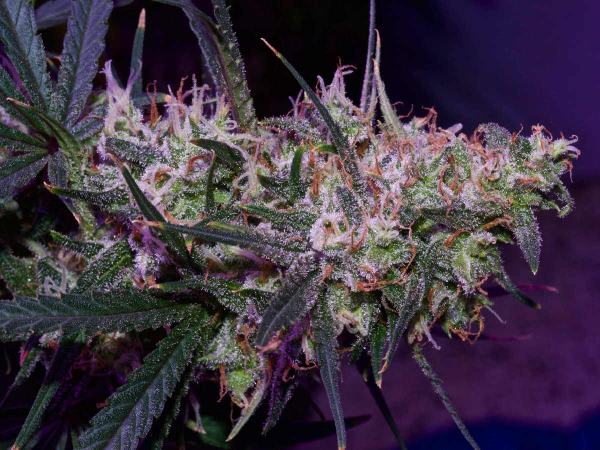
#> input picture goodweed.jpg, 1200 x 900 px (shown at 1/2 size)
$ python demo.py   (older library calls are emulated)
#> lines starting #> are read from the running program, lines starting #| are printed output that depends on the picture; after the words box and inside, x2 and y2 are one past the last pixel; in counts of white or black regions, pixels touching at a corner belong together
#> further down, image is the input picture: shape (900, 1200, 3); mean B, G, R 67.2, 53, 63.9
from __future__ import division
import cv2
#to show the image
from matplotlib import pyplot as plt
import numpy as np
from math import cos, sin

green = (0, 255, 0)

def show(image):
    # Figure size in inches
    plt.figure(figsize=(10, 10))

    # Show image, with nearest neighbour interpolation
    plt.imshow(image, interpolation='nearest')

def overlay_mask(mask, image):
	#make the mask rgb
    rgb_mask = cv2.cvtColor(mask, cv2.COLOR_GRAY2RGB)
    #calculates the weightes sum of two arrays. in our case image arrays
    #input, how much to weight each.
    #optional depth value set to 0 no need
    img = cv2.addWeighted(rgb_mask, 0.5, image, 0.5, 0)
    return img

# def find_biggest_contour(image):
def find_contours(image):
    # Copy
    image = image.copy()
    #input, gives all the contours, contour approximation compresses horizontal,
    #vertical, and diagonal segments and leaves only their end points. For example,
    #an up-right rectangular contour is encoded with 4 points.
    #Optional output vector, containing information about the image topology.
    #It has as many elements as the number of contours.
    #we dont need it
    contours, hierarchy = cv2.findContours(image, cv2.RETR_LIST, cv2.CHAIN_APPROX_SIMPLE)

    mask = np.zeros(image.shape, np.uint8)
    # cv2.drawContours(mask, [biggest_contour], -1, 255, -1)
    cv2.drawContours(mask, contours, -1, 255, -1)
    return contours, mask

def circle_contours(image, contours):
    # Bounding ellipse
    image_with_ellipse = image.copy()

    for contour in contours:
        #easy function
        if (len(contour) > 4):
            ellipse = cv2.fitEllipse(contour)
            #add it
            cv2.ellipse(image_with_ellipse, ellipse, green, 2, cv2.CV_AA)
    return image_with_ellipse

def find_strawberry(image):
    #RGB stands for Red Green Blue. Most often, an RGB color is stored
    #in a structure or unsigned integer with Blue occupying the least
    #second least, and Red the third least. BGR is the same, except the
    #order of areas is reversed. Red occupies the least significant area,
    # Green the second (still), and Blue the third.
    # we'll be manipulating pixels directly
    #most compatible for the transofrmations we're about to do
    image = cv2.cvtColor(image, cv2.COLOR_BGR2RGB)

    # Make a consistent size
    #get largest dimension
    max_dimension = max(image.shape)
#> max_dimension = 1200
    #The maximum window size is 700 by 660 pixels. make it fit in that
    scale = 700/max_dimension
#> scale = 0.583
    #resize it. same width and hieght none since output is 'image'.
    image = cv2.resize(image, None, fx=scale, fy=scale)
#> image: shape (525, 700, 3)

    #we want to eliminate noise from our image. clean. smooth colors without
    #dots
    # Blurs an image using a Gaussian filter. input, kernel size, how much to filter, empty)
    image_blur = cv2.GaussianBlur(image, (7, 7), 0)
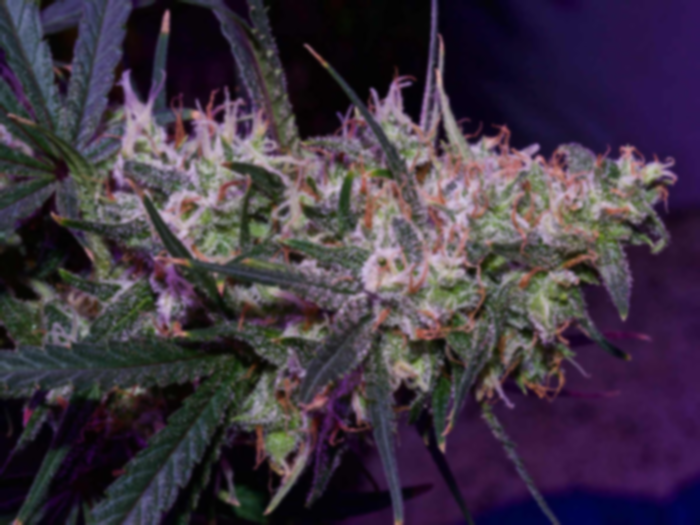
#> image_blur: shape (525, 700, 3); mean R, G, B 63.8, 52.9, 67.1
    #t unlike RGB, HSV separates luma, or the image intensity, from
    # chroma or the color information.
    #just want to focus on color, segmentation
    image_blur_hsv = cv2.cvtColor(image_blur, cv2.COLOR_RGB2HSV)
#> image_blur_hsv: shape (525, 700, 3); mean H, S, V 108.6, 108.4, 73.8

    # Filter by colour
    # 0-10 hue
    #minimum red amount, max red amount
    max_green = np.array([127, 124, 79])
    min_green = np.array([0, 0, 0])
    #layer
    mask1 = cv2.inRange(image_blur_hsv, min_green, max_green)
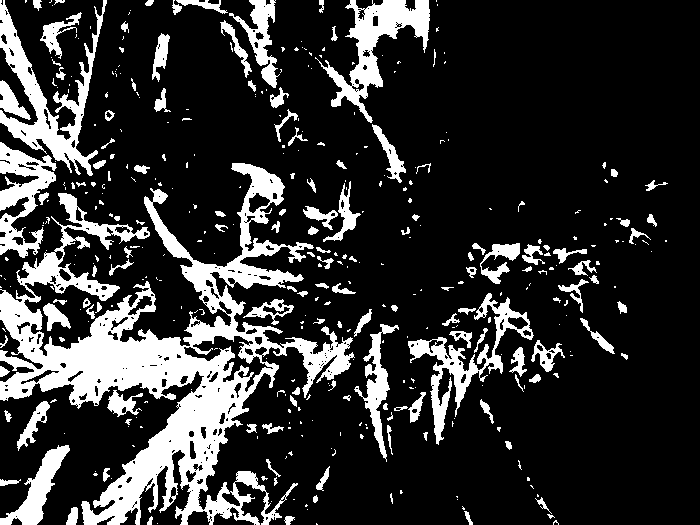
#> mask1: shape (525, 700); 19.6% white; 395 white regions (260 under 20 px), largest, box (x1, y1, x2, y2) and area: (0, 163, 355, 525) 36212, (0, 0, 107, 176) 4975, (315, 0, 430, 123) 4159

    #birghtness of a color is hue
    # 170-180 hue
    min_red2 = np.array([170, 100, 80])
    max_red2 = np.array([180, 256, 256])
    mask2 = cv2.inRange(image_blur_hsv, min_red2, max_red2)
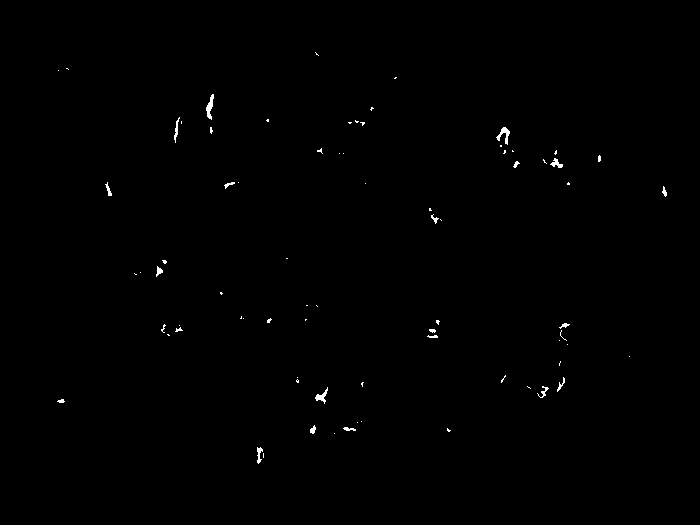
#> mask2: shape (525, 700); 0.33% white in thin lines or dots, all inside (x1, y1, x2, y2) = (57, 52, 667, 464)

    #looking for what is in both ranges
    # Combine masks
    mask = mask1 + mask2
#> mask: shape (525, 700); 19.9% white; 458 white regions (303 under 20 px), largest, box (x1, y1, x2, y2) and area: (0, 163, 355, 525) 36220, (0, 0, 107, 176) 4975, (315, 0, 430, 123) 4159

    # Clean up
    #we want to circle our strawberry so we'll circle it with an ellipse
    #with a shape of 15x15
    kernel = cv2.getStructuringElement(cv2.MORPH_ELLIPSE, (15, 15))
    #morph the image. closing operation Dilation followed by Erosion.
    #It is useful in closing small holes inside the foreground objects,
    #or small black points on the object.
    mask_closed = cv2.morphologyEx(mask, cv2.MORPH_CLOSE, kernel)
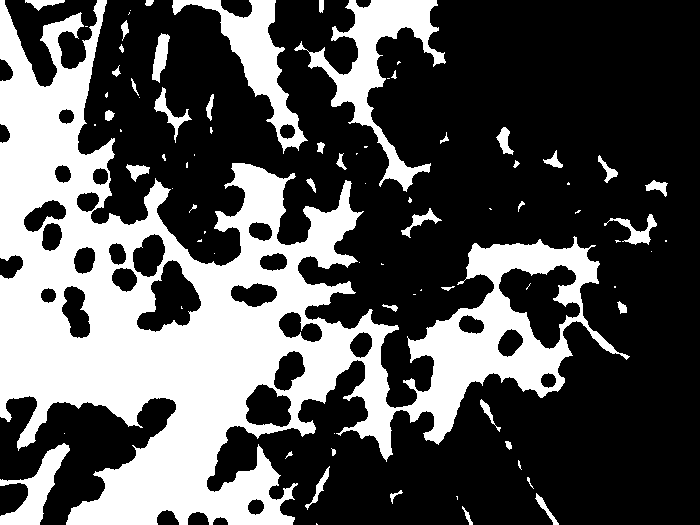
#> mask_closed: shape (525, 700); 33.1% white; 81 white regions (39 under 20 px), largest, box (x1, y1, x2, y2) and area: (0, 0, 630, 525) 102643, (294, 0, 446, 192) 7103, (172, 0, 308, 154) 5063
    #erosion followed by dilation. It is useful in removing noise
    mask_clean = cv2.morphologyEx(mask_closed, cv2.MORPH_OPEN, kernel)
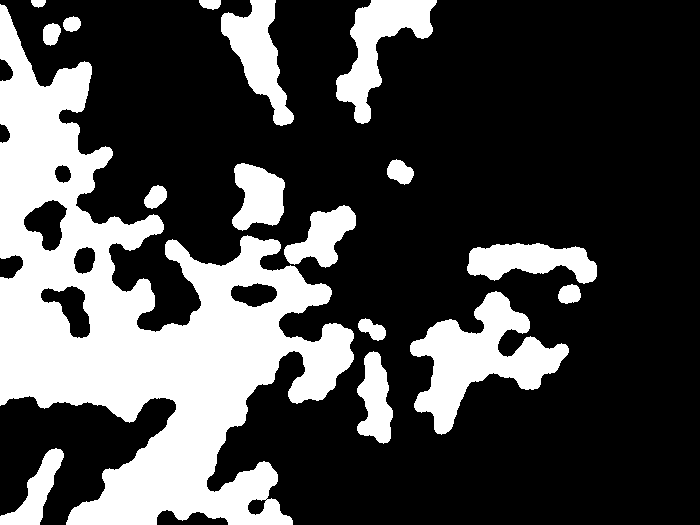
#> mask_clean: shape (525, 700); 28.4% white; 17 white regions

    # Find biggest strawberry
    #get back list of segmented strawberries and an outline for the biggest one
    contours, mask_strawberries = find_contours(mask_clean)
#> in find_contours, `contours, hierarchy = cv2.findContours(image, cv2.RETR_LIST, cv2.CHAIN..`: contours = 24 contours, 1 with area under 20; largest, box (x1, y1, x2, y2) and area: (0, 4, 354, 525) 74288, (410, 291, 569, 435) 9012, (336, 0, 437, 124) 4638, (221, 0, 294, 126) 3882, (467, 243, 597, 284) 3274

    # Overlay cleaned mask on image
    # overlay mask on image, strawberry now segmented
    overlay = overlay_mask(mask_clean, image)
#> in overlay_mask, `rgb_mask = cv2.cvtColor(mask, cv2.COLOR_GRAY2RGB)`: rgb_mask: shape (525, 700, 3); 28.4% white; 17 white regions, largest, box (x1, y1, x2, y2) and area: (0, 4, 354, 525) 71440, (410, 291, 569, 435) 9316, (336, 0, 437, 124) 4840
#> in overlay_mask, `img = cv2.addWeighted(rgb_mask, 0.5, image, 0.5, 0)`:
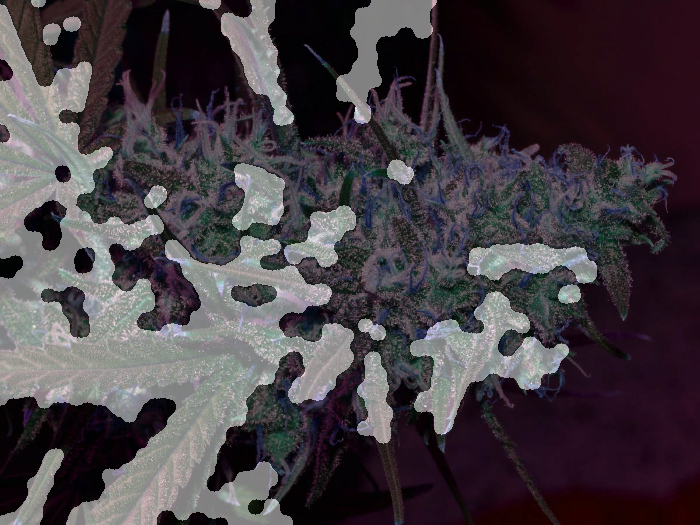
#> img: shape (525, 700, 3); mean B, G, R 68.1, 62.6, 69.8

    # Circle biggest strawberry
    #circle the biggest one
    circled = circle_contours(overlay, contours)
#> the loop in circle_contours, `for contour in contours:` made 24 passes
#> ellipse on passes 2 to 13: ((256.2, 506.2), (15.23, 20.01), 60.17), ((-8.07, 575.6), (37.23, 273.7), 27.87), ((374.4, 401.9), (32.2, 96.8), 177.6), ((372.2, 329.2), (14.27, 32.96), 119.7), ((479.6, 362.4), (108.8, 148.2), 65.26), ((69.55, 307.9), (37.34, 63.15), 143), ((569.2, 293.8), (18.16, 23.15), 75.14), ((253.8, 294), (22.93, 48.07), 90.4), ((84.1, 259.8), (21.52, 28.39), 18.21), ((530.8, 261.6), (36.62, 147.8), 92.62), ((321.2, 237.7), (44.78, 77.28), 46.59), ((46.96, 222.8), (41.33, 49.13), 179.7)
#> contour on pass 1: [[265, 499], [266, 498], [267, 499], [266, 500]]
#> after the loop in circle_contours, `for contour in contours:`:
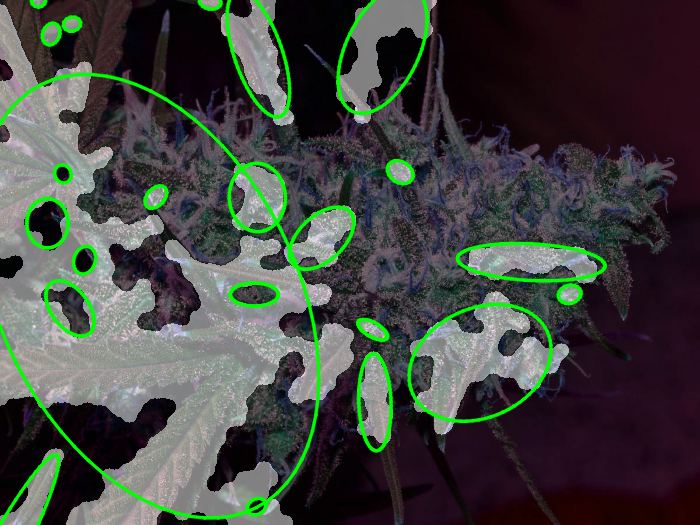
#> image_with_ellipse: shape (525, 700, 3); 5.56% of pixels changed, all inside (x1, y1, x2, y2) = (0, 0, 608, 525)
    show(circled)

    #we're done, convert back to original color scheme
    bgr = cv2.cvtColor(circled, cv2.COLOR_RGB2BGR)

    return bgr

#read the image
image = cv2.imread('goodweed.jpg')
#detect it
result = find_strawberry(image)
#write the new image
cv2.imwrite('yo2.jpg', result)

$ run again, with berry.jpg copied over goodweed.jpg
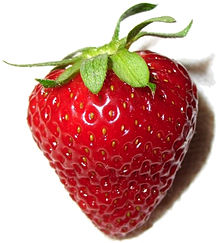
#> input picture berry.jpg, 220 x 243 px
#> image is the input picture: shape (243, 220, 3); mean B, G, R 148.6, 154.9, 204.6
#> image_blur_hsv: shape (700, 634, 3); mean H, S, V 58.4, 95.4, 206.6
#> in find_strawberry, `mask1 = cv2.inRange(image_blur_hsv, min_green, max_green)`:
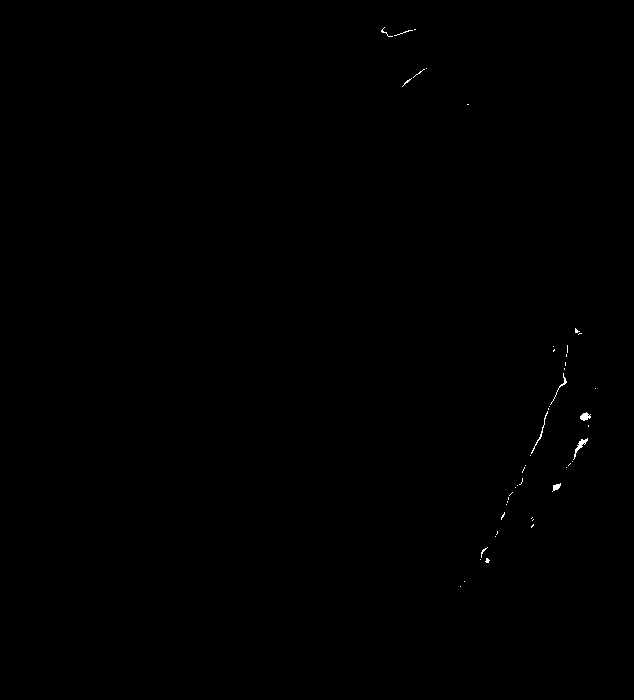
#> mask1: shape (700, 634); 0.12% white in thin lines or dots, all inside (x1, y1, x2, y2) = (381, 27, 596, 587)
#> mask2: shape (700, 634); 26.8% white; 45 white regions (32 under 20 px), largest, box (x1, y1, x2, y2) and area: (89, 158, 564, 673) 117236, (131, 410, 151, 440) 273, (386, 628, 410, 647) 237
#> mask_closed: shape (700, 634); 32% white; 21 white regions (13 under 20 px), largest, box (x1, y1, x2, y2) and area: (84, 158, 568, 679) 141707, (573, 438, 588, 460) 92, (580, 412, 591, 427) 85
#> mask_clean: shape (700, 634); 31.5% white; 1 white region
#> in find_contours, `contours, hierarchy = cv2.findContours(image, cv2.RETR_LIST, cv2.CHAIN..`: contours = 18 contours; largest, box (x1, y1, x2, y2) and area: (84, 158, 567, 670) 143346, (235, 423, 260, 469) 536, (290, 364, 310, 391) 386, (154, 396, 176, 420) 357, (256, 383, 274, 409) 343
#> rgb_mask: shape (700, 634, 3); 31.5% white; 1 white region, box (x1, y1, x2, y2) and area: (84, 158, 567, 670) 139889
#> the loop in circle_contours, `for contour in contours:` made 18 passes
#> ellipse on passes 1 to 8: ((397, 598.5), (18.05, 19.18), 130.8), ((191, 469), (15.25, 16.22), 90), ((446, 437), (15.25, 16.22), 90), ((297.4, 437.9), (17.22, 17.79), 56.18), ((201, 437.5), (16.27, 16.5), 90), ((246.7, 445.1), (18.72, 49.27), 14.31), ((327.4, 412.9), (17.35, 19.58), 21.35), ((164.7, 407.6), (19.16, 24.42), 39.22)
#> after the loop in circle_contours, `for contour in contours:`:
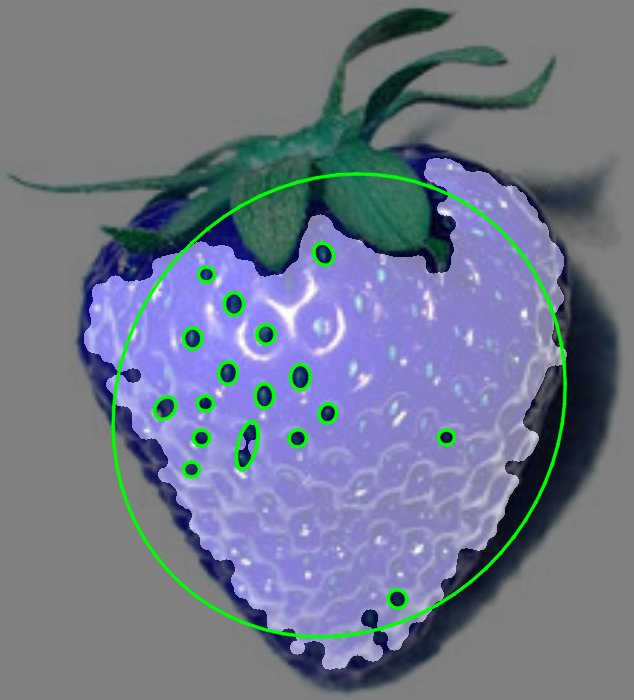
#> image_with_ellipse: shape (700, 634, 3); mean B, G, R 139.7, 120.9, 112.8

$ run again, with weed.jpg copied over goodweed.jpg
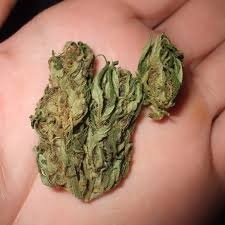
#> input picture weed.jpg, 225 x 225 px
#> image is the input picture: shape (225, 225, 3); mean B, G, R 102.1, 125.4, 166
#> image_blur_hsv: shape (700, 700, 3); mean H, S, V 14.4, 106.9, 166.1
#> in find_strawberry, `mask1 = cv2.inRange(image_blur_hsv, min_green, max_green)`:
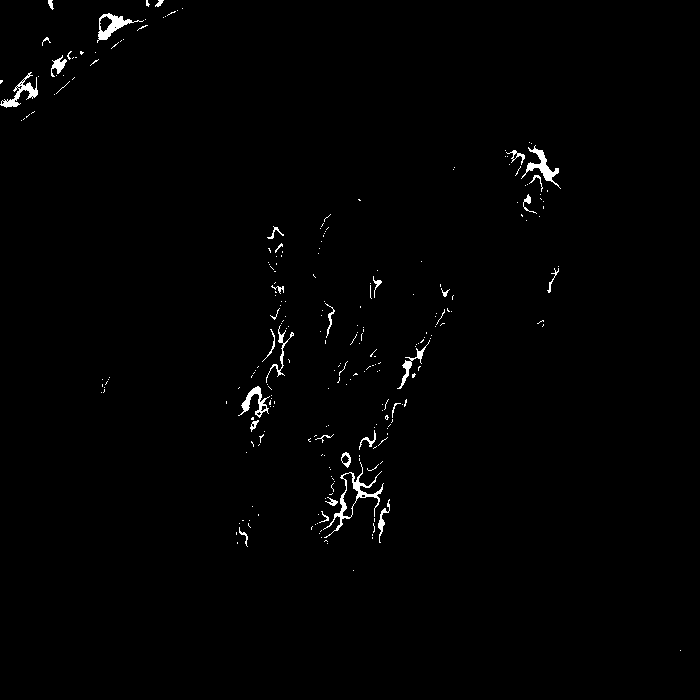
#> mask1: shape (700, 700); 0.94% white; 254 white regions (222 under 20 px), largest, box (x1, y1, x2, y2) and area: (323, 462, 384, 538) 593, (521, 145, 561, 189) 417, (97, 13, 144, 43) 404
#> mask2: shape (700, 700); 0.01% white; 3 white regions (2 under 20 px), largest, box (x1, y1, x2, y2) and area: (541, 340, 548, 347) 32
#> mask_closed: shape (700, 700); 2.8% white; 56 white regions (29 under 20 px), largest, box (x1, y1, x2, y2) and area: (311, 399, 407, 544) 4177, (238, 307, 294, 447) 2433, (505, 142, 561, 221) 2036
#> mask_clean: shape (700, 700); 1.6% white; 8 white regions
#> in find_contours, `contours, hierarchy = cv2.findContours(image, cv2.RETR_LIST, cv2.CHAIN..`: contours = 8 contours; box (x1, y1, x2, y2) and area: (316, 453, 383, 537) 2678, (508, 147, 556, 216) 1776, (242, 348, 286, 420) 1472, (99, 14, 123, 43) 518, (13, 76, 37, 101) 408, (272, 321, 291, 346) 331, (404, 355, 421, 375) 234, (375, 498, 390, 515) 176
#> rgb_mask: shape (700, 700, 3); 1.6% white; 8 white regions, largest, box (x1, y1, x2, y2) and area: (316, 453, 383, 537) 2789, (508, 147, 556, 216) 1863, (242, 348, 286, 420) 1556
#> the loop in circle_contours, `for contour in contours:` made 8 passes
#> ellipse on passes 1 to 8: ((382, 506), (15.15, 15.38), 0), ((347.6, 491.7), (49.24, 87.37), 32.66), ((411.9, 364.4), (16.03, 19.07), 29.63), ((263.5, 385.6), (27.34, 80.07), 21.71), ((280.5, 332.9), (18.49, 23.5), 178.7), ((532.1, 177.2), (41.02, 69.25), 167.6), ((25.58, 88.41), (21.14, 27.34), 55.98), ((109.4, 27.43), (25.07, 28.24), 177.1)
#> after the loop in circle_contours, `for contour in contours:`:
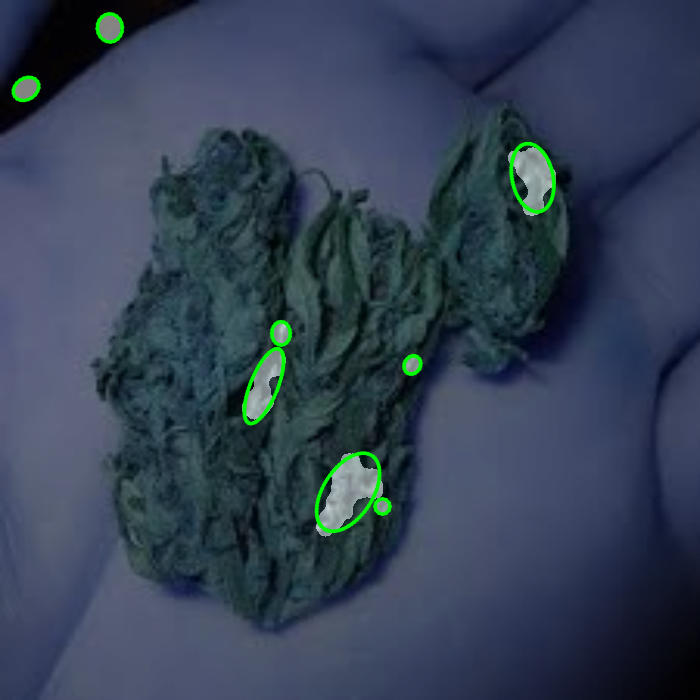
#> image_with_ellipse: shape (700, 700, 3); mean B, G, R 84.4, 65.8, 52.6
